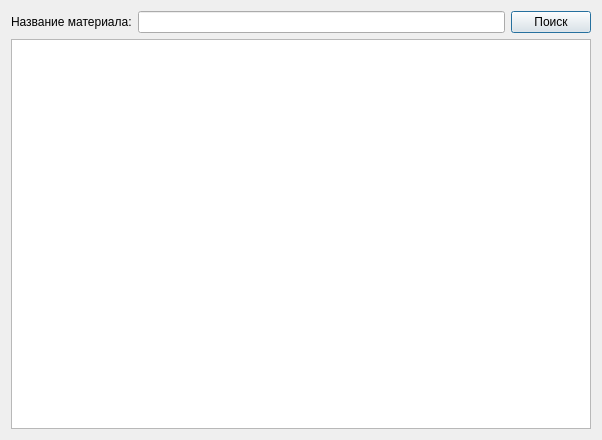
<?xml version="1.0" encoding="UTF-8"?>
<ui version="4.0">
 <class>Dialog3</class>
 <widget class="QDialog" name="Dialog3">
  <property name="geometry">
   <rect>
    <x>0</x>
    <y>0</y>
    <width>602</width>
    <height>440</height>
   </rect>
  </property>
  <property name="windowTitle">
   <string>Dialog</string>
  </property>
  <layout class="QVBoxLayout" name="verticalLayout">
   <item>
    <layout class="QHBoxLayout" name="horizontalLayout">
     <item>
      <widget class="QLabel" name="label">
       <property name="text">
        <string>Название материала:</string>
       </property>
      </widget>
     </item>
     <item>
      <widget class="QLineEdit" name="material"/>
     </item>
     <item>
      <widget class="QPushButton" name="pushButton">
       <property name="text">
        <string>Поиск</string>
       </property>
      </widget>
     </item>
    </layout>
   </item>
   <item>
    <widget class="QTableView" name="providers"/>
   </item>
  </layout>
 </widget>
 <resources/>
 <connections/>
</ui>
